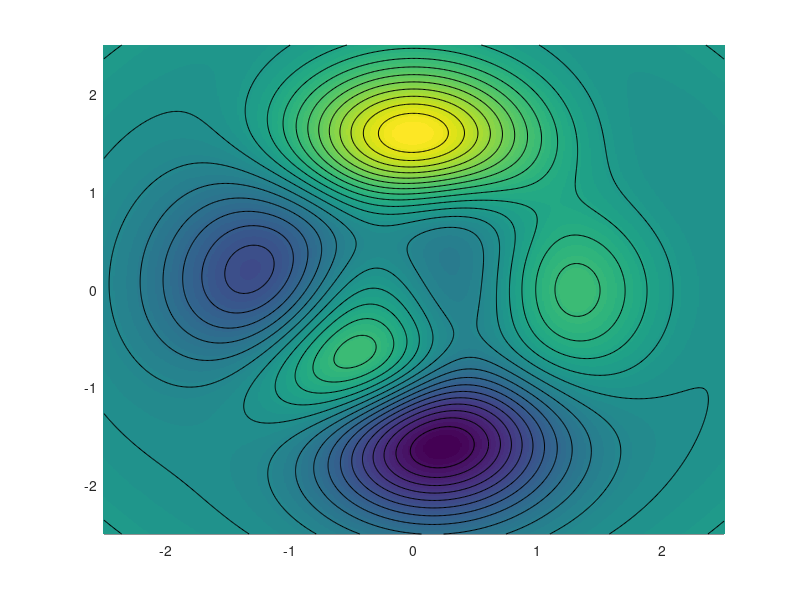

Reproduce this figure in MATLAB. (Note: this script raises an error after producing the figure.)
%%
% Display gradient flow

rep = '../results/grad-flow/';
[~,~] = mkdir(rep);

rho = 0.15;
peak =  @(x,y)3*(1-x).^2.*exp(-(x.^2) - (y+1).^2) ...
   - 10*(x/5 - x.^3 - y.^5).*exp(-x.^2-y.^2) ...
   - 1/3*exp(-(x+1).^2 - y.^2) + rho*x.^2 + rho*y.^2;

h = 1e-6;
peakg = @(x,y)cat(3, (peak(x+h,y)-peak(x,y))/h, (peak(x,y+h)-peak(x,y))/h);

a = 2.5;
n = 501;
t = linspace(-a,a,n);
[Y,X] = meshgrid(t,t);
R = peak(X,Y);

% points for gradient display
q = 20;
t1 = linspace(-a,a,q+2); t1 = t1(2:end-1);
[Y1,X1] = meshgrid(t1,t1);
G = peakg(X1,Y1);

u = min(R(:)); v = max(R(:));
r = 25; % #levellines
clf; hold on;
imagesc(t,t,R');
contour(t,t,R',linspace(u,v,r), 'k');
colormap(parula(r-1));
caxis([u v]);
axis image; axis off;
% display arrows
quiver(X1,Y1,G(:,:,1), G(:,:,2), 1.5, 'k');
saveas(gcf, [rep 'gradient.png']);

% integrate ODE in time
b = a*.9;
%
m = 200; % #particules
P0 = rand(m,1,2)*2*b-b;
%
q = 15;
m = q*q;
t1 = linspace(-b,b,q); 
[Y1,X1] = meshgrid(t1,t1);
P0 = reshape( [X1(:),Y1(:)], [m 1 2] );



tau = .01;
P = P0;
niter = 200;
for i=1:niter
    g = peakg(P(:,end,1), P(:,end,2));
    P(:,end+1,:) = P(:,end,:) - tau*g;    
end

clf; hold on;
imagesc(t,t,R');
contour(t,t,R',linspace(u,v,r), 'k');
colormap(parula(r-1));
caxis([u v]);
axis image; axis off;
% display trajectories
% plot(P(:,:,1)', P(:,:,2)', 'k');
for i=1:m
    PlotTrajectory( P(i,:,1), P(i,:,2) );
end
axis([-a a -a a]); axis equal;
saveas(gcf, [rep 'flow.png']);
